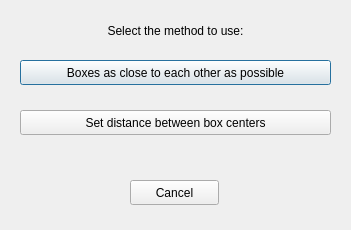
<?xml version="1.0" encoding="UTF-8"?>
<ui version="4.0">
 <class>Dialog_addBoxesAutomaticDistribution_selectMethod</class>
 <widget class="QDialog" name="Dialog_addBoxesAutomaticDistribution_selectMethod">
  <property name="geometry">
   <rect>
    <x>0</x>
    <y>0</y>
    <width>351</width>
    <height>230</height>
   </rect>
  </property>
  <property name="windowTitle">
   <string>Add boxes using automatic distribution</string>
  </property>
  <widget class="QPushButton" name="pushButton_closeAsPossible">
   <property name="geometry">
    <rect>
     <x>20</x>
     <y>60</y>
     <width>311</width>
     <height>25</height>
    </rect>
   </property>
   <property name="text">
    <string>Boxes as close to each other as possible</string>
   </property>
  </widget>
  <widget class="QPushButton" name="pushButton_selectDistanceBetweenBoxesCenter">
   <property name="geometry">
    <rect>
     <x>20</x>
     <y>110</y>
     <width>311</width>
     <height>25</height>
    </rect>
   </property>
   <property name="text">
    <string>Set distance between box centers</string>
   </property>
  </widget>
  <widget class="QLabel" name="label_text">
   <property name="geometry">
    <rect>
     <x>20</x>
     <y>20</y>
     <width>311</width>
     <height>21</height>
    </rect>
   </property>
   <property name="text">
    <string>Select the method to use:</string>
   </property>
   <property name="alignment">
    <set>Qt::AlignCenter</set>
   </property>
  </widget>
  <widget class="QPushButton" name="pushButton_cancel">
   <property name="geometry">
    <rect>
     <x>130</x>
     <y>180</y>
     <width>89</width>
     <height>25</height>
    </rect>
   </property>
   <property name="text">
    <string>Cancel</string>
   </property>
  </widget>
 </widget>
 <resources/>
 <connections/>
</ui>
